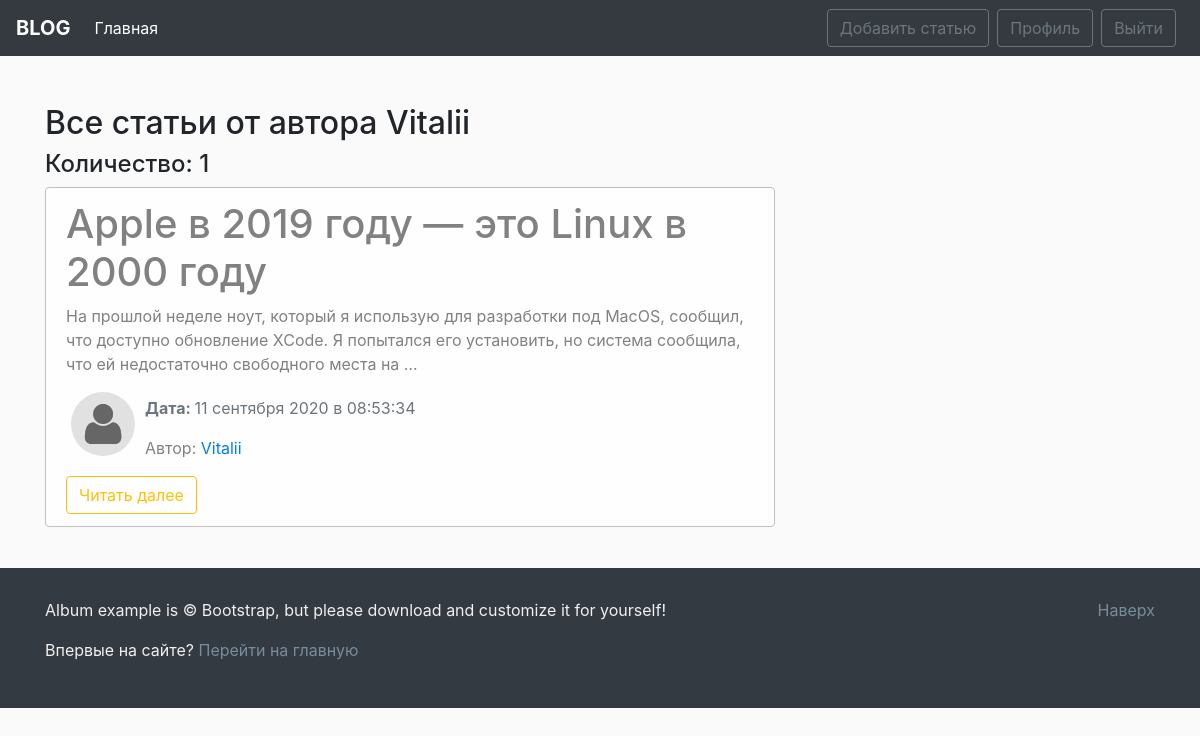
The app's page /user/Vitalii/ (signed in) with its own data.
### blog/models.py (models this page shows, shortened)
class News(models.Model):
    title = models.CharField(max_length=100)
    text = models.TextField()
    date = models.DateTimeField(default=timezone.now)
    author = models.ForeignKey(User,on_delete=models.CASCADE)

### blog/views.py (the view)
# urls.py: path('user/<str:username>/', views.UserAllNewsView.as_view(), name = 'user-news'),
class UserAllNewsView(ListView):
    model = News
    template_name = 'blog/user_news.html'
    context_object_name = 'news'
    paginate_by = 4
    def get_queryset(self):
        user = get_object_or_404(User,username = self.kwargs.get('username'))
        return News.objects.filter(author = user).order_by('-date')
    def get_context_data(self, *, object_list=None, **kwargs):
        ctx =  super(UserAllNewsView,self).get_context_data(**kwargs)
        ctx['title'] = f"Все статьи от пользователя {self.kwargs.get('username')}"
        return ctx

### blog/templates/blog/user_news.html (shortened to what this page needs)
{% extends 'blog/main.html' %}
{%block main_section%}
    <h2>Все статьи от автора {{view.kwargs.username}}</h2>
    <h4>Количество: {{page_obj.paginator.count}}</h4>
  {% for post in news %}
<div class="alert alert-light">
    <h1>{{post.title}}</h1>
    <p>{{ post.text|striptags|truncatechars:200}}</p>
    <div class="row">
        <div>
            {% if post.author.profile.img %}
            <img src="{{post.author.profile.img.url}}" alt="{{post.author}}" class="user_image">
            {% else %}
            <img src="/pictures/default.jpg" alt="{{post.author}}" class="user_image">
            {%endif%}
        </div>
        <div class="mt-1">
            <span class="text-muted"><p><b>Дата: </b>{{post.date|date:"d E Y в H:i:s" }}</p></span>
            <p>Автор: <a href="{%url 'user-news' post.author%}">{{post.author}}</a></p>
        </div>
    </div>
    <a href="{% url 'news-detail' post.id %}" class="btn btn-outline-warning">Читать далее</a>
</div>
    {% endfor %}
{%endblock main_section%}

### blog/static/blog/main.css (style rules this page uses)
body { background: #fafafa }
.alert-light { border-color: #bfbfbf }
.user_image { width: 64px; height: 64px; border-radius: 50%; margin-right: 10px; margin-left: 20px; }

### records on screen
News: title "Apple в 2019 году — это Linux в 2000 году", text "На прошлой неделе ноут, который я использую для разработки под MacOS, сообщил, что доступно обновление XCode. Я попытался его установить, но система сообщила, что ей недостаточно свободного места на …", date "11 сентября 2020 в 08:53:34", author "Vitalii"

### other values on screen
{{ view.kwargs.username }} "Vitalii"
{{ page_obj.paginator.count }} "1"
